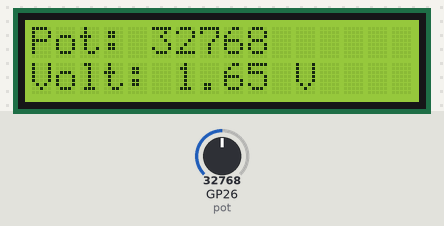
The program below on a simulated Raspberry Pi Pico running MicroPython. On the bench: 16×2 character LCD. The inputs (shaded band) are chosen by the test bench; at power-on: GP26 (pot) = 32768 (analog values on the 0–65535 scale).

Above: at 1.2 s.
1.3 s: GP26 (pot) set to 45874
At 2.0 s:
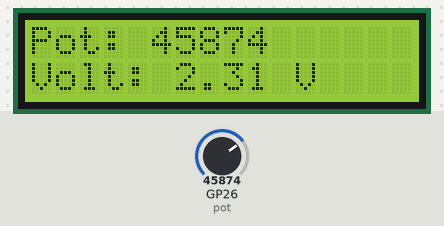
4.4 s: GP26 (pot) set to 57670
At 5.2 s:
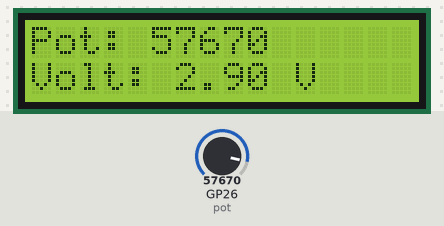
6.3 s: GP26 (pot) set to 65535
At 6.8 s:
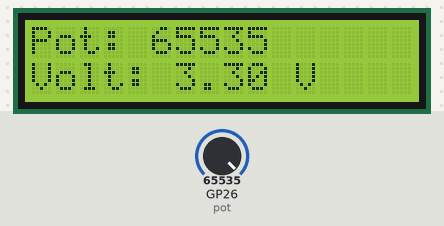
Timing chart, 0 to 9.3 s (numbered marks = the images above; inputs shaded):
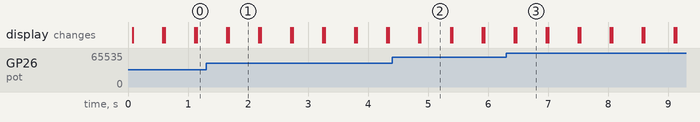

Measured:
- after the input at 1.3 s, the display: first differs from a run without the input after 0.38 s (image 1)
- after the input at 4.4 s, the display: first differs from a run without the input after 0.47 s (image 2)
- after the input at 6.3 s, the display: first differs from a run without the input after 0.17 s (image 3)
- what the display in image 1 shows lasts 0.5 s, from 1.7 s to 2.2 s

The program:

main.py
```python
# ================================================================
# Lenguajes de Interfaz - TECNM Campus ITT
# Descripción: Muestra el valor exacto de un potenciometro.
# Nombre: Ernesto Torres Pineda 22211665
# Fecha: 21/05/2025
# ================================================================
from machine import Pin, ADC, I2C
from lcd_api import LcdApi
from i2c_lcd import I2cLcd
import time

# LCD
i2c = I2C(0, sda=Pin(0), scl=Pin(1), freq=400000)
lcd = I2cLcd(i2c, i2c.scan()[0], 2, 16)

# Potenciómetro en GP26 (ADC0)
pot = ADC(26)

while True:
    valor = pot.read_u16()
    voltaje = (valor / 65535) * 3.3
    lcd.clear()
    lcd.putstr("Pot: {}\n".format(valor))
    lcd.putstr("Volt: {:.2f} V".format(voltaje))
    time.sleep(0.5)
```
